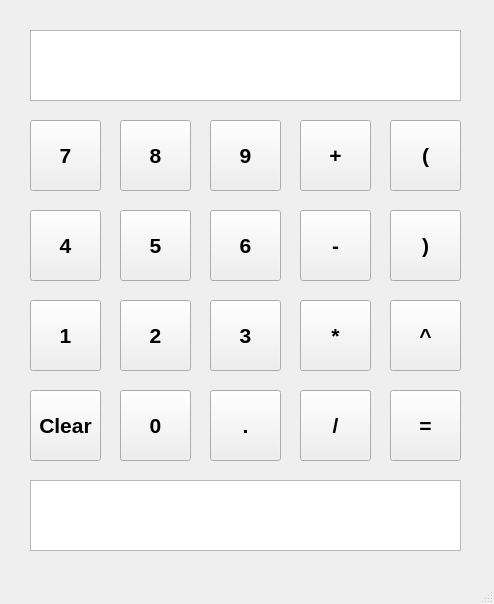
<?xml version="1.0" encoding="UTF-8"?>
<ui version="4.0">
 <class>calculator_window</class>
 <widget class="QMainWindow" name="calculator_window">
  <property name="geometry">
   <rect>
    <x>0</x>
    <y>0</y>
    <width>494</width>
    <height>604</height>
   </rect>
  </property>
  <property name="windowTitle">
   <string>Calculator</string>
  </property>
  <widget class="QWidget" name="centralwidget">
   <widget class="QPushButton" name="pushButton_7">
    <property name="geometry">
     <rect>
      <x>30</x>
      <y>120</y>
      <width>71</width>
      <height>71</height>
     </rect>
    </property>
    <property name="font">
     <font>
      <pointsize>16</pointsize>
      <weight>75</weight>
      <bold>true</bold>
     </font>
    </property>
    <property name="text">
     <string>7</string>
    </property>
   </widget>
   <widget class="QPushButton" name="pushButton_8">
    <property name="geometry">
     <rect>
      <x>120</x>
      <y>120</y>
      <width>71</width>
      <height>71</height>
     </rect>
    </property>
    <property name="baseSize">
     <size>
      <width>60</width>
      <height>60</height>
     </size>
    </property>
    <property name="font">
     <font>
      <pointsize>16</pointsize>
      <weight>75</weight>
      <bold>true</bold>
     </font>
    </property>
    <property name="text">
     <string>8</string>
    </property>
   </widget>
   <widget class="QPushButton" name="pushButton_9">
    <property name="geometry">
     <rect>
      <x>210</x>
      <y>120</y>
      <width>71</width>
      <height>71</height>
     </rect>
    </property>
    <property name="baseSize">
     <size>
      <width>60</width>
      <height>60</height>
     </size>
    </property>
    <property name="font">
     <font>
      <pointsize>16</pointsize>
      <weight>75</weight>
      <bold>true</bold>
     </font>
    </property>
    <property name="text">
     <string>9</string>
    </property>
   </widget>
   <widget class="QPushButton" name="pushButton_5">
    <property name="geometry">
     <rect>
      <x>120</x>
      <y>210</y>
      <width>71</width>
      <height>71</height>
     </rect>
    </property>
    <property name="baseSize">
     <size>
      <width>60</width>
      <height>60</height>
     </size>
    </property>
    <property name="font">
     <font>
      <pointsize>16</pointsize>
      <weight>75</weight>
      <bold>true</bold>
     </font>
    </property>
    <property name="text">
     <string>5</string>
    </property>
   </widget>
   <widget class="QPushButton" name="pushButton_4">
    <property name="geometry">
     <rect>
      <x>30</x>
      <y>210</y>
      <width>71</width>
      <height>71</height>
     </rect>
    </property>
    <property name="font">
     <font>
      <pointsize>16</pointsize>
      <weight>75</weight>
      <bold>true</bold>
     </font>
    </property>
    <property name="text">
     <string>4</string>
    </property>
   </widget>
   <widget class="QPushButton" name="pushButton_6">
    <property name="geometry">
     <rect>
      <x>210</x>
      <y>210</y>
      <width>71</width>
      <height>71</height>
     </rect>
    </property>
    <property name="baseSize">
     <size>
      <width>60</width>
      <height>60</height>
     </size>
    </property>
    <property name="font">
     <font>
      <pointsize>16</pointsize>
      <weight>75</weight>
      <bold>true</bold>
     </font>
    </property>
    <property name="text">
     <string>6</string>
    </property>
   </widget>
   <widget class="QPushButton" name="pushButton_2">
    <property name="geometry">
     <rect>
      <x>120</x>
      <y>300</y>
      <width>71</width>
      <height>71</height>
     </rect>
    </property>
    <property name="baseSize">
     <size>
      <width>60</width>
      <height>60</height>
     </size>
    </property>
    <property name="font">
     <font>
      <pointsize>16</pointsize>
      <weight>75</weight>
      <bold>true</bold>
     </font>
    </property>
    <property name="text">
     <string>2</string>
    </property>
   </widget>
   <widget class="QPushButton" name="pushButton_1">
    <property name="geometry">
     <rect>
      <x>30</x>
      <y>300</y>
      <width>71</width>
      <height>71</height>
     </rect>
    </property>
    <property name="font">
     <font>
      <pointsize>16</pointsize>
      <weight>75</weight>
      <bold>true</bold>
     </font>
    </property>
    <property name="text">
     <string>1</string>
    </property>
   </widget>
   <widget class="QPushButton" name="pushButton_3">
    <property name="geometry">
     <rect>
      <x>210</x>
      <y>300</y>
      <width>71</width>
      <height>71</height>
     </rect>
    </property>
    <property name="baseSize">
     <size>
      <width>60</width>
      <height>60</height>
     </size>
    </property>
    <property name="font">
     <font>
      <pointsize>16</pointsize>
      <weight>75</weight>
      <bold>true</bold>
     </font>
    </property>
    <property name="text">
     <string>3</string>
    </property>
   </widget>
   <widget class="QPushButton" name="pushButton_0">
    <property name="geometry">
     <rect>
      <x>120</x>
      <y>390</y>
      <width>71</width>
      <height>71</height>
     </rect>
    </property>
    <property name="baseSize">
     <size>
      <width>60</width>
      <height>60</height>
     </size>
    </property>
    <property name="font">
     <font>
      <pointsize>16</pointsize>
      <weight>75</weight>
      <bold>true</bold>
     </font>
    </property>
    <property name="text">
     <string>0</string>
    </property>
   </widget>
   <widget class="QPushButton" name="pushButton_decimal">
    <property name="geometry">
     <rect>
      <x>210</x>
      <y>390</y>
      <width>71</width>
      <height>71</height>
     </rect>
    </property>
    <property name="baseSize">
     <size>
      <width>60</width>
      <height>60</height>
     </size>
    </property>
    <property name="font">
     <font>
      <pointsize>16</pointsize>
      <weight>75</weight>
      <bold>true</bold>
     </font>
    </property>
    <property name="text">
     <string>.</string>
    </property>
   </widget>
   <widget class="QPushButton" name="pushButton_plus">
    <property name="geometry">
     <rect>
      <x>300</x>
      <y>120</y>
      <width>71</width>
      <height>71</height>
     </rect>
    </property>
    <property name="baseSize">
     <size>
      <width>60</width>
      <height>60</height>
     </size>
    </property>
    <property name="font">
     <font>
      <pointsize>16</pointsize>
      <weight>75</weight>
      <bold>true</bold>
     </font>
    </property>
    <property name="text">
     <string>+</string>
    </property>
   </widget>
   <widget class="QPushButton" name="pushButton_minus">
    <property name="geometry">
     <rect>
      <x>300</x>
      <y>210</y>
      <width>71</width>
      <height>71</height>
     </rect>
    </property>
    <property name="baseSize">
     <size>
      <width>60</width>
      <height>60</height>
     </size>
    </property>
    <property name="font">
     <font>
      <pointsize>16</pointsize>
      <weight>75</weight>
      <bold>true</bold>
     </font>
    </property>
    <property name="text">
     <string>-</string>
    </property>
   </widget>
   <widget class="QPushButton" name="pushButton_multiplication">
    <property name="geometry">
     <rect>
      <x>300</x>
      <y>300</y>
      <width>71</width>
      <height>71</height>
     </rect>
    </property>
    <property name="baseSize">
     <size>
      <width>60</width>
      <height>60</height>
     </size>
    </property>
    <property name="font">
     <font>
      <pointsize>16</pointsize>
      <weight>75</weight>
      <bold>true</bold>
     </font>
    </property>
    <property name="text">
     <string>*</string>
    </property>
   </widget>
   <widget class="QPushButton" name="pushButton_division">
    <property name="geometry">
     <rect>
      <x>300</x>
      <y>390</y>
      <width>71</width>
      <height>71</height>
     </rect>
    </property>
    <property name="baseSize">
     <size>
      <width>60</width>
      <height>60</height>
     </size>
    </property>
    <property name="font">
     <font>
      <pointsize>16</pointsize>
      <weight>75</weight>
      <bold>true</bold>
     </font>
    </property>
    <property name="text">
     <string>/</string>
    </property>
   </widget>
   <widget class="QPushButton" name="pushButton_equals">
    <property name="geometry">
     <rect>
      <x>390</x>
      <y>390</y>
      <width>71</width>
      <height>71</height>
     </rect>
    </property>
    <property name="font">
     <font>
      <pointsize>16</pointsize>
      <weight>75</weight>
      <bold>true</bold>
     </font>
    </property>
    <property name="text">
     <string>=</string>
    </property>
   </widget>
   <widget class="QTextEdit" name="textEdit_Equation">
    <property name="geometry">
     <rect>
      <x>30</x>
      <y>30</y>
      <width>431</width>
      <height>71</height>
     </rect>
    </property>
    <property name="font">
     <font>
      <pointsize>12</pointsize>
     </font>
    </property>
    <property name="layoutDirection">
     <enum>Qt::LeftToRight</enum>
    </property>
    <property name="inputMethodHints">
     <set>Qt::ImhNone</set>
    </property>
    <property name="html">
     <string>&lt;!DOCTYPE HTML PUBLIC &quot;-//W3C//DTD HTML 4.0//EN&quot; &quot;http://www.w3.org/TR/REC-html40/strict.dtd&quot;&gt;
&lt;html&gt;&lt;head&gt;&lt;meta name=&quot;qrichtext&quot; content=&quot;1&quot; /&gt;&lt;style type=&quot;text/css&quot;&gt;
p, li { white-space: pre-wrap; }
&lt;/style&gt;&lt;/head&gt;&lt;body style=&quot; font-family:'MS Shell Dlg 2'; font-size:12pt; font-weight:400; font-style:normal;&quot;&gt;
&lt;p style=&quot;-qt-paragraph-type:empty; margin-top:0px; margin-bottom:0px; margin-left:0px; margin-right:0px; -qt-block-indent:0; text-indent:0px; font-family:'MS Shell Dlg 2';&quot;&gt;&lt;br /&gt;&lt;/p&gt;&lt;/body&gt;&lt;/html&gt;</string>
    </property>
   </widget>
   <widget class="QTextEdit" name="textEdit_Output">
    <property name="geometry">
     <rect>
      <x>30</x>
      <y>480</y>
      <width>431</width>
      <height>71</height>
     </rect>
    </property>
    <property name="font">
     <font>
      <pointsize>12</pointsize>
     </font>
    </property>
    <property name="acceptDrops">
     <bool>false</bool>
    </property>
   </widget>
   <widget class="QPushButton" name="pushButton_clear">
    <property name="geometry">
     <rect>
      <x>30</x>
      <y>390</y>
      <width>71</width>
      <height>71</height>
     </rect>
    </property>
    <property name="font">
     <font>
      <pointsize>16</pointsize>
      <weight>75</weight>
      <bold>true</bold>
     </font>
    </property>
    <property name="text">
     <string>Clear</string>
    </property>
   </widget>
   <widget class="QPushButton" name="pushButton_leftParentheses">
    <property name="geometry">
     <rect>
      <x>390</x>
      <y>120</y>
      <width>71</width>
      <height>71</height>
     </rect>
    </property>
    <property name="font">
     <font>
      <pointsize>16</pointsize>
      <weight>75</weight>
      <bold>true</bold>
     </font>
    </property>
    <property name="text">
     <string>(</string>
    </property>
   </widget>
   <widget class="QPushButton" name="pushButton_rightParentheses">
    <property name="geometry">
     <rect>
      <x>390</x>
      <y>210</y>
      <width>71</width>
      <height>71</height>
     </rect>
    </property>
    <property name="font">
     <font>
      <pointsize>16</pointsize>
      <weight>75</weight>
      <bold>true</bold>
     </font>
    </property>
    <property name="text">
     <string>)</string>
    </property>
   </widget>
   <widget class="QPushButton" name="pushButton_power">
    <property name="geometry">
     <rect>
      <x>390</x>
      <y>300</y>
      <width>71</width>
      <height>71</height>
     </rect>
    </property>
    <property name="font">
     <font>
      <pointsize>16</pointsize>
      <weight>75</weight>
      <bold>true</bold>
     </font>
    </property>
    <property name="text">
     <string>^</string>
    </property>
   </widget>
  </widget>
  <widget class="QMenuBar" name="menubar">
   <property name="geometry">
    <rect>
     <x>0</x>
     <y>0</y>
     <width>494</width>
     <height>21</height>
    </rect>
   </property>
  </widget>
  <widget class="QStatusBar" name="statusbar"/>
 </widget>
 <resources/>
 <connections/>
</ui>
